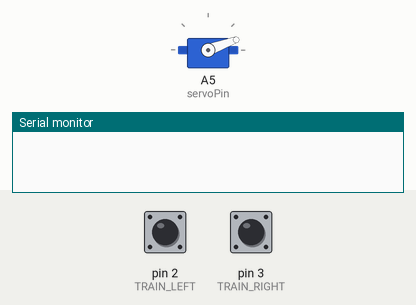
Simulated run of this sketch. Board: Arduino Uno, built with avr-gcc and run on an emulated ATmega328P. On the bench: servo, the last lines printed to the serial monitor. Inputs (shaded band) come from the test bench; at power-on: pin 2 (TRAIN_LEFT) HIGH, pin 3 (TRAIN_RIGHT) HIGH.

Above: at 1.2 s.
1.3 s: pin 2 (TRAIN_LEFT) pulled LOW for 0.15 s
At 2.6 s:
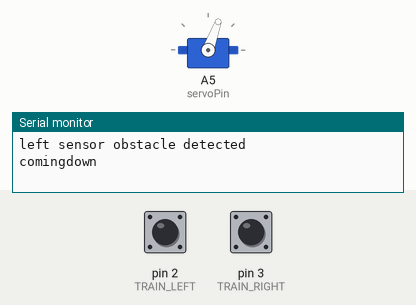
2.9 s: pin 3 (TRAIN_RIGHT) pulled LOW for 0.15 s
At 3.4 s:
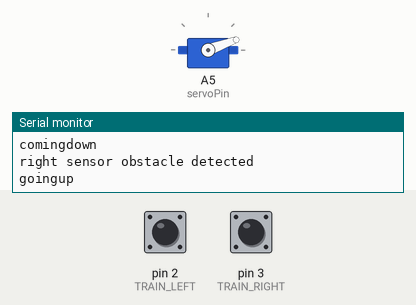
4.5 s: pin 3 (TRAIN_RIGHT) pulled LOW for 1 s
At 5.9 s:
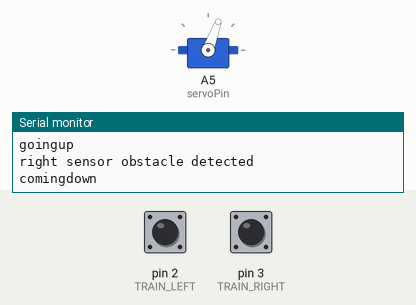
7.0 s: pin 3 (TRAIN_RIGHT) pulled LOW for 3.2 s
At 7.9 s:
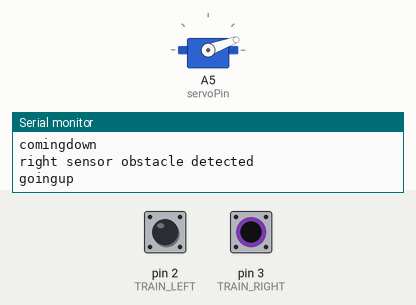
Timing chart, 0 to 10.0 s (numbered marks = the images above; inputs shaded):
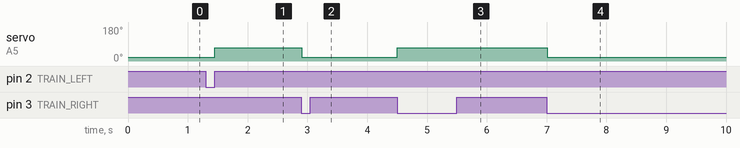

The sketch:

train.ino
```cpp
//#include <SoftwareSerial.h>
#include<Wire.h>
#include <Servo.h>
#define CYCLE_TIME 20000

#define UP_ANGLE 20
#define DOWN_ANGLE 70

//arduino part
//SoftwareSerial serial(12, 13);
//const int YELLOW[] = {8,9,10,11};
//train part
//const int trainID = 0;
const int TRAIN_LEFT = 2;
const int TRAIN_RIGHT = 3;
bool flagLeft = false;
bool flagRight = false;
bool valueLeft = 0;
bool valueRight = 0;
bool isTrain = false;
//servo motor part
//const int servoPin1 = A5;
//const int servoPin2 = A4;
//Servo servo1, servo2;
const int servoPin = A5;
Servo servo;


void setup() {
//  serial.begin(9600);
  Serial.begin(9600);
//  light
//  for (int i = 0; i < 4; i++) {
//    pinMode(YELLOW[i], OUTPUT);
//    digitalWrite(YELLOW[i], LOW);
//  }
  //train
  pinMode(TRAIN_LEFT, INPUT);
  pinMode(TRAIN_RIGHT, INPUT);
  //servo motor
//  servo1.attach(servoPin1);
//  servo2.attach(servoPin2);
  servo.attach(servoPin);

  servo.write(UP_ANGLE);
}

void toggleBarricade() {
    if (isTrain) {
      isTrain = false;
      Serial.println("goingup");
      servo.write(UP_ANGLE);
    } else {
      isTrain = true;
      Serial.println("comingdown");
      servo.write(DOWN_ANGLE);
    }
}

void loop() {
  //train part
  // right is positive edge triggered
  valueRight = !digitalRead(TRAIN_RIGHT);
  if (valueRight == false) {
    flagRight = true;
  }
  if ((flagRight == true ) && (valueRight == true)) {
    Serial.println("right sensor obstacle detected");
    toggleBarricade();
    flagRight = false;

    delay(1000);
  }

  // left is negative edge triggered
  valueLeft = !digitalRead(TRAIN_LEFT);
  if (valueLeft) {
    flagLeft = true;
  }
  if ((flagLeft == true ) && (valueLeft == false)) {
    Serial.println("left sensor obstacle detected");
    toggleBarricade();
    flagLeft = false;

    delay(1000);
  }


  // send train status over bluetooth
//  if (isTrain) serial.print("true");
//  else serial.print("false");

  delay(10);
}
```

Measured:
- after the input at 1.3 s, servo on A5 (servoPin): 20° → 70° after 0.15 s
- after the input at 2.9 s, servo on A5 (servoPin): 70° → 20° at once
- after the input at 4.5 s, servo on A5 (servoPin): 20° → 70° at once
- after the input at 7.0 s, servo on A5 (servoPin): 70° → 20° at once
